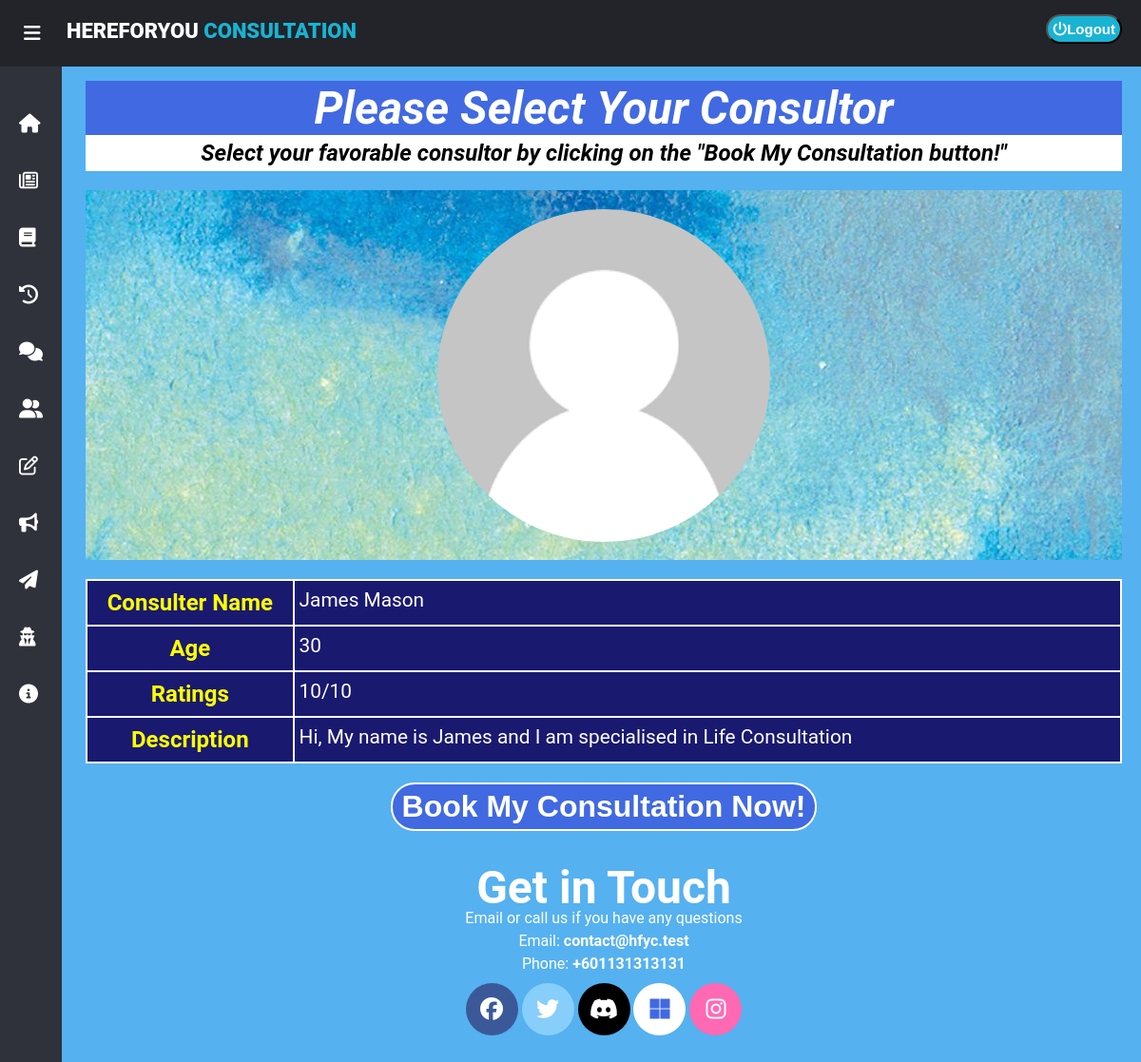
/hfyc/consultation/SP_ConsultorDetails/consultordetailsv2.php?type=life (signed in), run on the app's committed database.
### tables this page shows
CREATE TABLE IF NOT EXISTS `consultor` (
  `ConsultorID` int(11) NOT NULL AUTO_INCREMENT,
  `UserID` int(11) NOT NULL,
  `ConsultorName` varchar(255) NOT NULL,
  `ConsultorTP` varchar(8) NOT NULL,
  `ConsultorAddress` varchar(1000) NOT NULL,
  `ConsultorDescription` varchar(1000) NOT NULL,
  `ConsultorAge` int(11) NOT NULL,
  `ConsultorPhoneNumber` varchar(13) NOT NULL,
  `ConsultorGender` varchar(6) NOT NULL,
  `ConsultorImgStatus` int(2) NOT NULL,
  `ConsultorChillBuds` int(2) NOT NULL,
  `ConsultorService` varchar(100) NOT NULL,
  PRIMARY KEY (`ConsultorID`),
  KEY `UserID` (`UserID`)
);

### hfyc/consultation/SP_ConsultorDetails/consultordetailsv2.php (the view, shortened to what this page needs)
<!DOCTYPE html>
<html lang="en" dir="ltr">
<?php
require "../../m_connection/db.con.php";
if (isset($_SESSION['id'])) {
    $sql = 'SELECT * FROM normal_user WHERE UserID = ' . $_SESSION['id'];
    $result = mysqli_query($conn, $sql);
} else {
    echo "<script>
    alert('Please login as Student to continue!');
    location.href = document.referrer;
    </script>";
}
?>
<head>
    <link rel="stylesheet" href="consultordetailsv2.css">
    <link rel="stylesheet" href="https://use.fontawesome.com/releases/v5.8.1/css/all.css">
    <link rel="stylesheet" href="https://cdnjs.cloudflare.com/ajax/libs/font-awesome/5.12.1/css/all.min.css">
</head>
<body>
    <header>
        <label for="check">
            <i class="fas fa-bars" id="sidebar_btn"></i>
        </label>
        <div class="left_area">
            <h3>HEREFORYOU <span>CONSULTATION</span></h3>
        </div>
        <div class="right_area">
            <form style="--i: 1.8s" action="../../m_connection/logout.con.php" method="post">
                <button type="submit" name="logout-submit" class="logout_btn"><i class="fas fa-power-off"></i>Logout</button>
            </form>
        </div>
    </header>
            <?php
            require '../../sidebar_template.php';
            ?>
    <div class="sidebar">
        <?php
        require '../../sidebar_template.php';
        ?>
    </div>
    <div class="content">
        <div id="page-description">
            <h1>Please Select Your Consultor</h1>
            <h2>Select your favorable consultor by clicking on the "Book My Consultation button!"</h2>
        </div>
        <form action="" method="post" class="website-view">
            <?php
            if (isset($_GET['type'])) {
                if ($_GET['type'] == 'mental') {
                    $selection = "Mental Health Consultation";
                } else if ($_GET['type'] == 'career') {
                    $selection = "Career Consultation";
                } else if ($_GET['type'] == 'further') {
                    $selection = "Further Studies Consultation";
                } else if ($_GET['type'] == 'academic') {
                    $selection = "Academic Consultation";
                } else if ($_GET['type'] == 'fitness') {
                    $selection = "Fitness Consultation";
                } else if ($_GET['type'] == 'life') {
                    $selection = "Life Consultation";
                }
                $sql = "SELECT * FROM consultor WHERE ConsultorService = '$selection'";
                $result = mysqli_query($conn, $sql);
            }
            while ($row = mysqli_fetch_assoc($result)) {
                if (file_exists('../../profile_upload_pic/' . "ProfilePicID" . $row['UserID'] . ".jpg")) {
                    $img = "<img src='" . '../../profile_upload_pic/' . "ProfilePicID" . $row['UserID'] . ".jpg" . "' alt='consultor-pic' class='consultor-pic'>";
                } else if (file_exists('../../profile_upload_pic/' . "ProfilePicID" . $row['UserID'] . ".png")) {
                    $img = "<img src='" . '../../profile_upload_pic/' . "ProfilePicID" . $row['UserID'] . ".png" . "' alt='consultor-pic' class='consultor-pic'>";
                } else if (file_exists('../../profile_upload_pic/' . "ProfilePicID" . $row['UserID'] . ".jpeg")) {
                    $img = "<img src='" . '../../profile_upload_pic/' . "ProfilePicID" . $row['UserID'] . ".jpeg" . "' alt='consultor-pic' class='consultor-pic'>";
                } else {
                    $img = "<img src= '../../profile_upload_pic/avatar.png' alt='consultor-pic' class='consultor-pic'>";
                }
                echo '
            <div class="photo-background">
                '.$img.'
            </div>
            <div class="consultor-info">
                <table class="table-info">
                    <tbody>
                        <tr>
                            <th>Consulter Name</th>
                            <td>' . $row['ConsultorName'] . '</td>
                        </tr>
                        <tr>
                            <th>Age</th>
                            <td>' . $row['ConsultorAge'] . '</td>
                        </tr>
                        <tr>
                            <th>Ratings</th>
                            <td>10/10</td>
                        </tr>
                        <tr>
                            <th>Description</th>
                            <td>' . $row['ConsultorDescription'] . '
                            </td>
                        </tr>
                    </tbody>
                </table>
                <div class="btn-book">
                    <button class="btn-select">
                        <a href="../TP_Choose Slot/chooseSlot.php?id=' . $row['ConsultorID'] . '">Book My Consultation Now!</a>
                    </button>
                </div>
            </div>
        </form>';
            }
            ?>
                <footer>
                    <h3>Get in Touch</h3>
                    <p>Email or call us if you have any questions</p>
                    <p>Email: <strong>contact@hfyc.test</strong></p>
                    <p>Phone:
                        <strong>+601131313131</strong>
                    </p>
                    <p class="social-media">
                        <a href="https://www.facebook.com/Here4U-Consultation-104752271688960"><i class="fab fa-facebook" onclick=""></i></a>
                        <a href="https://twitter.com/Here4uC"><i class="fab fa-twitter"></i></a>
                        <a href="https://discord.gg/8VDjdcyZDS"><i class="fab fa-discord"></i></a>
                        <a href="https://tinyurl.com/2sueavzs"><i class="fab fa-microsoft"></i></a>
                        <a href="https://www.instagram.com/here4u_consultation/"><i class="fab fa-instagram"></i></a>
                    </p>
                </footer>
</body>
</html>

### hfyc/consultation/SP_ConsultorDetails/consultordetailsv2.css (style rules this page uses)
body { margin: 0; padding: 0; font-family: "Roboto", sans-serif; background: #64b5f6; }
#page-description { text-align: center; margin-top: 5px; }
#page-description h1 { background: royalblue; color: #fff; margin:0; font-size: 3rem; font-style: italic; }
#page-description h2 { background: #fff; margin: 0; padding-top: 5px; padding-bottom: 5px; font-style: italic; }
header { z-index: 1; position: fixed; background: #22242A; padding: 20px; width: calc(100% - 0%); top: 0; height: 30px; }
.left_area h3 { color: #fff; margin: 0; text-transform: uppercase; font-size: 22px; font-weight: 900; margin-left: 50px ; }
.left_area span { color: #19B3D3; }
.logout_btn { padding: 5px; background: #19B3D3; text-decoration: none; float: right; margin-top: -30px; margin-right: 40px; border-radius: 2px; font-size: 15px; font-weight: 600; color: #fff; transition: 0.5s; transition-property: background; border-radius: 25px; }
.sidebar { z-index: 1; top: 0; background: #2f323a; margin-top: 70px; padding-top: 30px; position: fixed; left: 0; width: 250px; height: calc(100% - 9%); transition: 0.5s; transition-property: left; overflow-y: auto; }
label #sidebar_btn { z-index: 1; color: #fff; position: fixed; cursor: pointer; left: 25px; font-size: 20px; margin: 5px 0; transition: 0.5s; transition-property: color; }
#check:checked ~ .sidebar { left: -185px; }
.content { width: (100% - 250px); margin-top: 60px; padding: 20px; margin-left: 250px; background: #55B1F0; background-position: center; background-size: cover; height: auto; transition: 0.5s; }
#check:checked ~ .content { margin-left: 60px; }
.content { padding-left: 30px; }
.photo-background { width: 100%; background: url(background.jpg); background-attachment: fixed; background-position: center; margin-top: 20px; text-align: center; }
.consultor-pic { background: #fff; height: 350px; width: 350px; border-radius: 50%; margin-top: 20px; margin-bottom: 15px; }
.table-info { margin-top: 20px; background: midnightblue; width: 100%; }
.table-info, .table-info th, .table-info td { border: 2px solid #fff; border-collapse: collapse; line-height: 1.5; }
.table-info th { width: 20%; font-size: 1.5rem; padding-bottom:5px; padding-top: 5px; color: yellow; }
.table-info td { font-size: 1.3rem; padding-left: 5px; padding-right: 5px; padding-bottom: 5px; color: #fff; }
.btn-book { margin-top: 20px; text-align: center; }
.btn-select { border-radius: 25px; border: 2px solid #fff; padding: 5px 10px; background: royalblue; }
.btn-select a { text-decoration: none; color: #fff; font-size: 2rem; text-align: center; font-weight: bold; transition: 0.3s; }
footer { text-align: center; padding: 0rem 0rem 2rem 0rem; margin: auto; color: #fff; line-height: 0.5; }
footer h3 { font-size: 3rem; margin-bottom: 0; }
.social-media { margin-bottom: 0px; }
.fab { height: 30px; width: 55px; padding-top: 15px; padding-bottom: 10px; border-radius: 50px; transition: 0.3s; }
.social-media a { font-size: 1.5rem; }
.fa-facebook { background: #3B5998; color: white; }
.fa-twitter { background: lightskyblue; color: white; }
.fa-discord { background: black; color: #fff; }
.fa-microsoft { background: #fff; color: royalblue; }
.fa-instagram { background: hotpink; color: #fff; }

### data on the page
consultor: ConsultorName "James Mason", ConsultorAge "30", ConsultorDescription "Hi, My name is James and I am specialised in Life Consultation"
